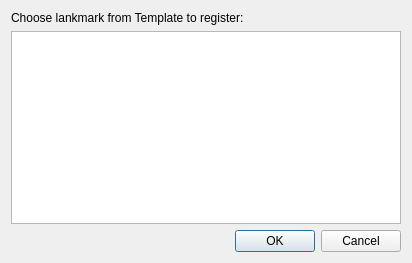
<ui version="4.0" >
 <class>Dialog</class>
 <widget class="QDialog" name="Dialog" >
  <property name="geometry" >
   <rect>
    <x>0</x>
    <y>0</y>
    <width>412</width>
    <height>263</height>
   </rect>
  </property>
  <property name="windowTitle" >
   <string>Dialog</string>
  </property>
  <layout class="QVBoxLayout" name="verticalLayout_2" >
   <item>
    <layout class="QVBoxLayout" name="verticalLayout" >
     <item>
      <widget class="QLabel" name="label" >
       <property name="text" >
        <string>Choose lankmark from Template to register:</string>
       </property>
      </widget>
     </item>
     <item>
      <widget class="QListWidget" name="m_list" />
     </item>
    </layout>
   </item>
   <item>
    <widget class="QDialogButtonBox" name="buttonBox" >
     <property name="orientation" >
      <enum>Qt::Horizontal</enum>
     </property>
     <property name="standardButtons" >
      <set>QDialogButtonBox::Cancel|QDialogButtonBox::Ok</set>
     </property>
    </widget>
   </item>
  </layout>
 </widget>
 <resources/>
 <connections>
  <connection>
   <sender>buttonBox</sender>
   <signal>accepted()</signal>
   <receiver>Dialog</receiver>
   <slot>accept()</slot>
   <hints>
    <hint type="sourcelabel" >
     <x>248</x>
     <y>254</y>
    </hint>
    <hint type="destinationlabel" >
     <x>157</x>
     <y>274</y>
    </hint>
   </hints>
  </connection>
  <connection>
   <sender>buttonBox</sender>
   <signal>rejected()</signal>
   <receiver>Dialog</receiver>
   <slot>reject()</slot>
   <hints>
    <hint type="sourcelabel" >
     <x>316</x>
     <y>260</y>
    </hint>
    <hint type="destinationlabel" >
     <x>286</x>
     <y>274</y>
    </hint>
   </hints>
  </connection>
 </connections>
</ui>
